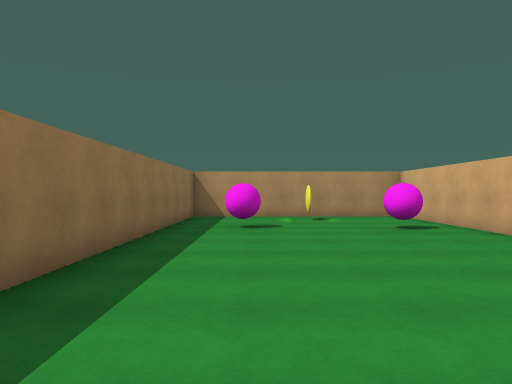
View 1 (above)

19 first-person views from a walk through a Unity game level. The camera is 1.4 m above the floor, looks level and sees 70° across. The floor is counted in squares, 1.89 m on a side. Each view is taken from the middle of a square. On the plan, view 1 faces up. The plan holds only what a view shows up to about 11 squares ahead; the rest is blank. The place goes on beyond the plan. The player character is not drawn.

View 2
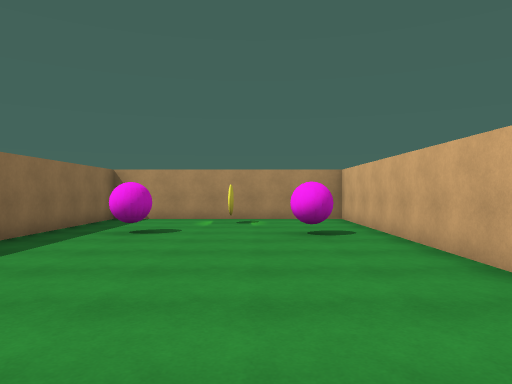

View 3
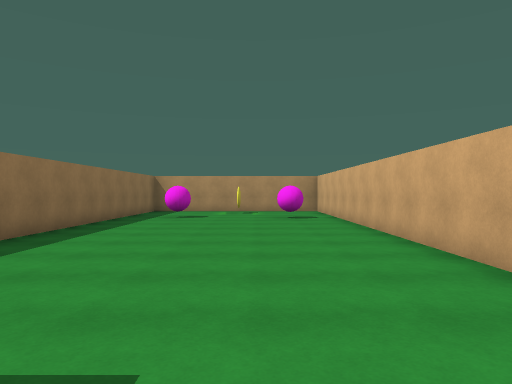

View 4
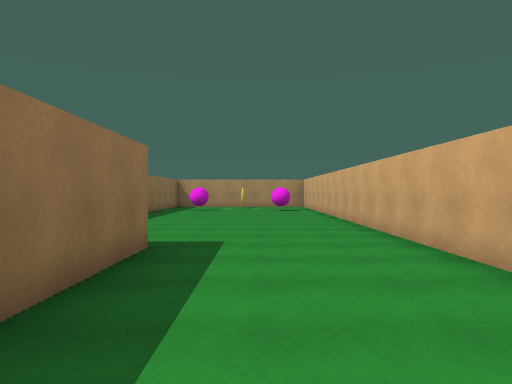

View 5
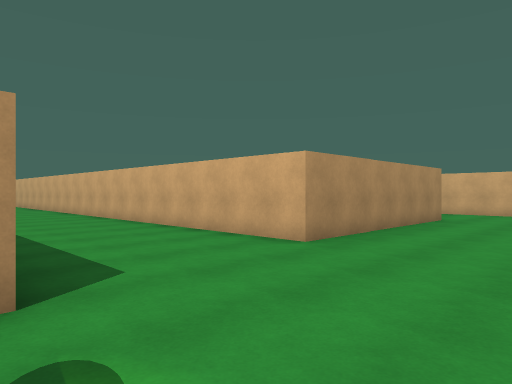

View 6
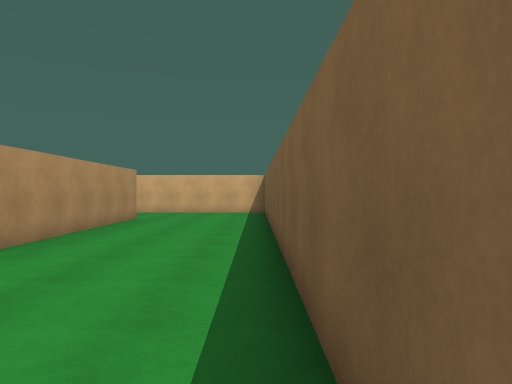

View 7
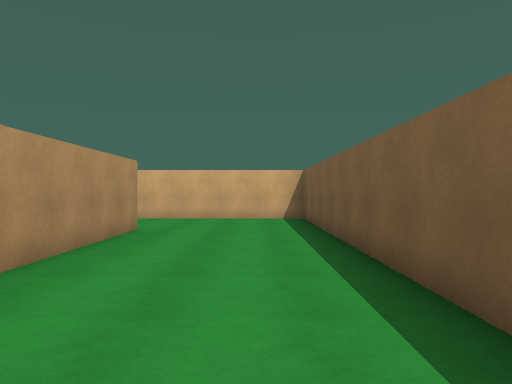

View 8
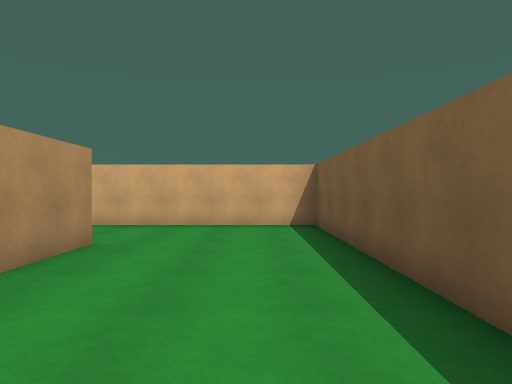

View 9
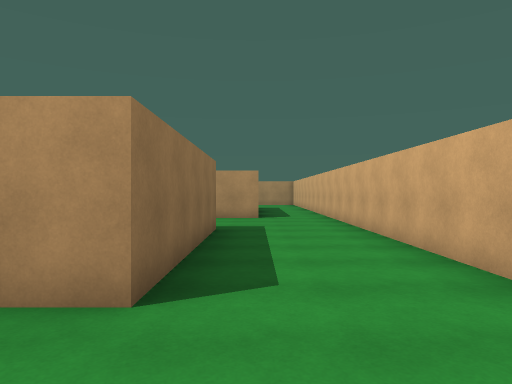

View 10
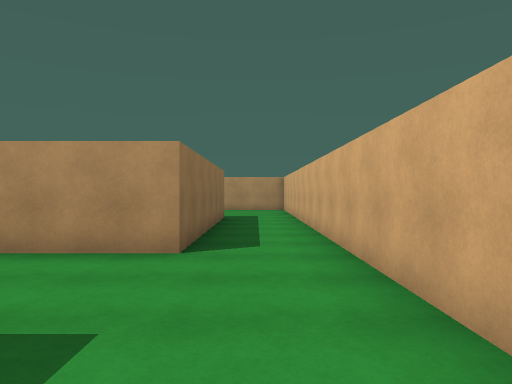

View 11
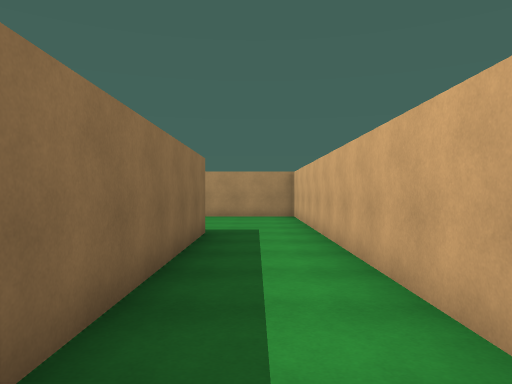

View 12
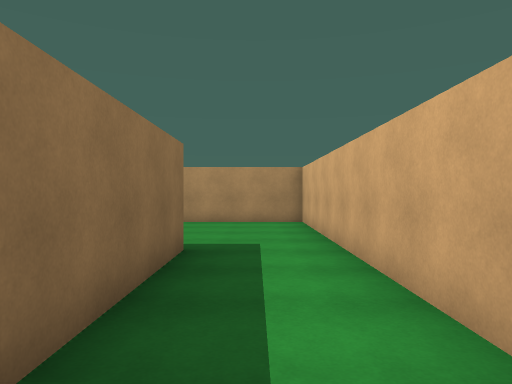

View 13
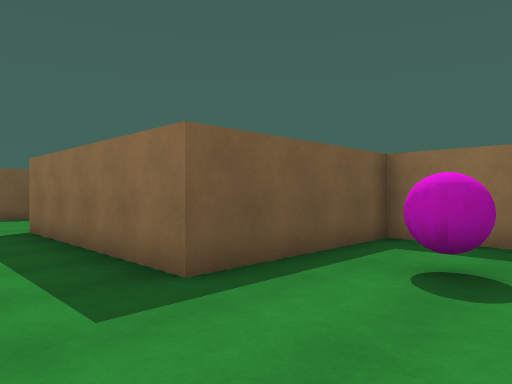

View 14
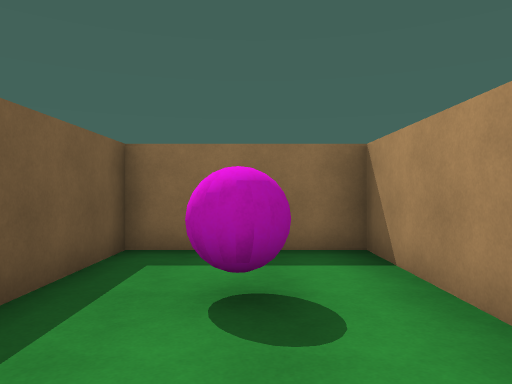

View 15
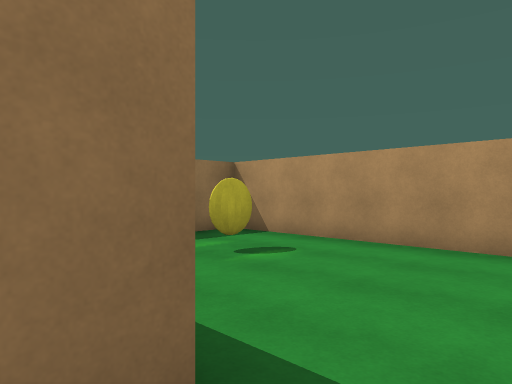

View 16
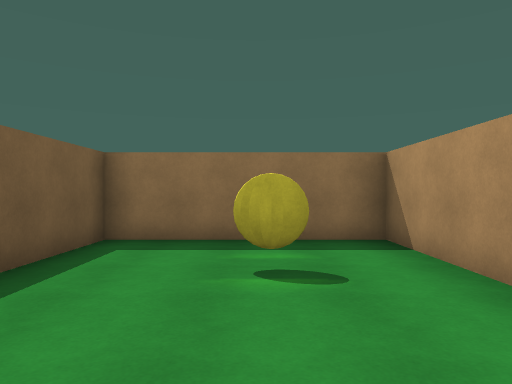

View 17
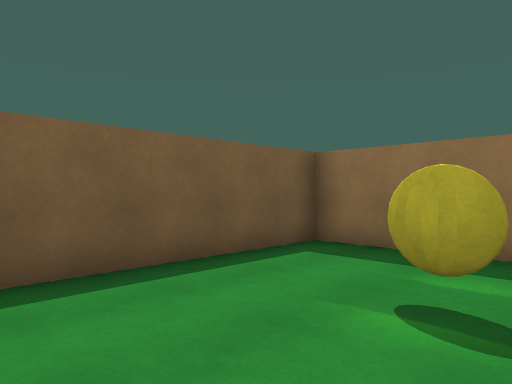

View 18
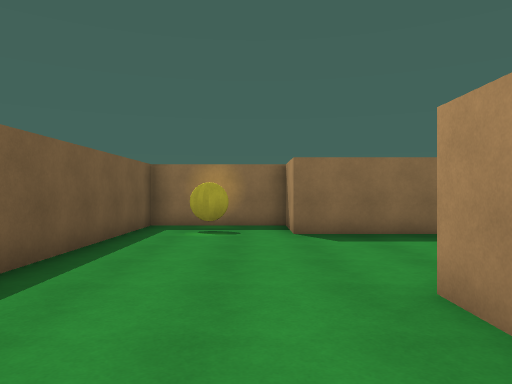

View 19
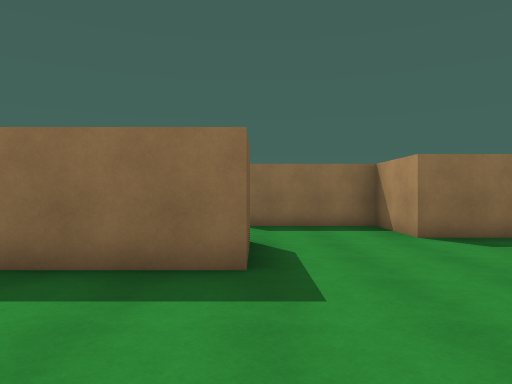

### Floor plan
Points are (right, up) in squares from view 1. A wall is a line through its corners. A room is listed if a view was taken in it or the views show most of it. See-through windows are left out.
Room 1 (views 1, 2, 3, 4, 5, 6, 7, 8, 9, 10, 11, 13, 14, 18, 19)
walls: (-0.9, -2.1) (0.6, -2.1) (0.6, -8.3) (-1.1, -8.3) (-1.1, -11.3) (13.2, -11.3) (13.2, 0.6); (11.1, 0.4) (6.3, 0.4) (6.3, -2.7) (10.2, -2.7) (10.2, -7.7) (4.4, -7.7) (4.4, 11) (-1.9, 11) (-1.9, 0.6) (-3.9, 0.6) (-3.9, -2.1); (0, -9.6) (0, -10.1)
ways out: opening at (12, 1) to room 2; opening at (-2.5, -2)
objects: ball (0, 8); ball (3, 7); ball (8, -1)
Room 2 (views 12, 15, 16, 17)
walls: (11.1, 6.8) (11.1, 0.4); (13.2, 0.6) (13.2, 11) (6.3, 11) (6.3, 6.7) (10.5, 6.7)
ways out: opening at (12, 1) to room 1

Where each view was taken, in squares from view 1:
view 1: 0 up, 0 right, facing up
view 2: 1 up, 2 right, facing up
view 3: 3 down, 2 right, facing up
view 4: 7 down, 2 right, facing up
view 5: 11 down, 0 right, facing up-right
view 6: 11 down, 0 right, facing right
view 7: 10 down, 3 right, facing right
view 8: 10 down, 5 right, facing right
view 9: 10 down, 11 right, facing up
view 10: 4 down, 12 right, facing up
view 11: 0 up, 12 right, facing up
view 12: 2 up, 12 right, facing up
view 13: 0 up, 12 right, facing down-left
view 14: 1 down, 11 right, facing left
view 15: 6 up, 12 right, facing up-left
view 16: 9 up, 12 right, facing left
view 17: 10 up, 11 right, facing down-left
view 18: 9 down, 7 right, facing left
view 19: 2 down, 4 right, facing left
